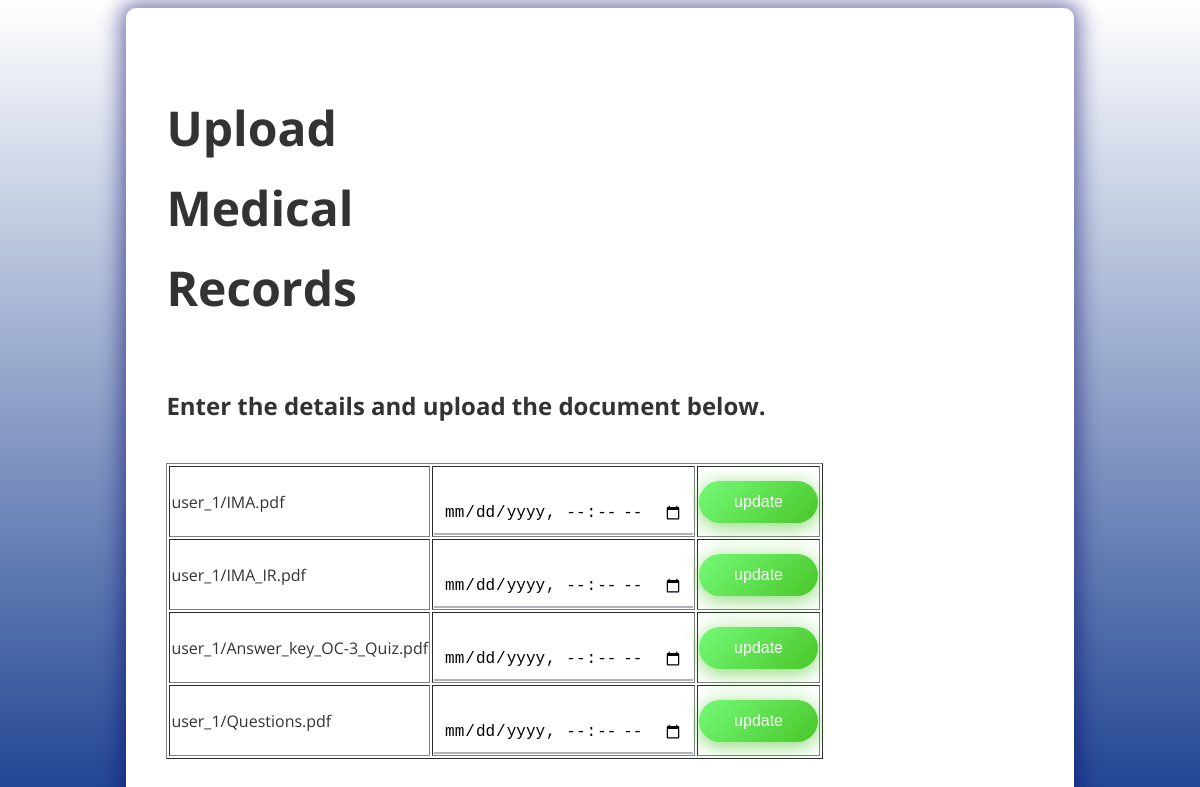
Before: /req_doc/ with the older database file.
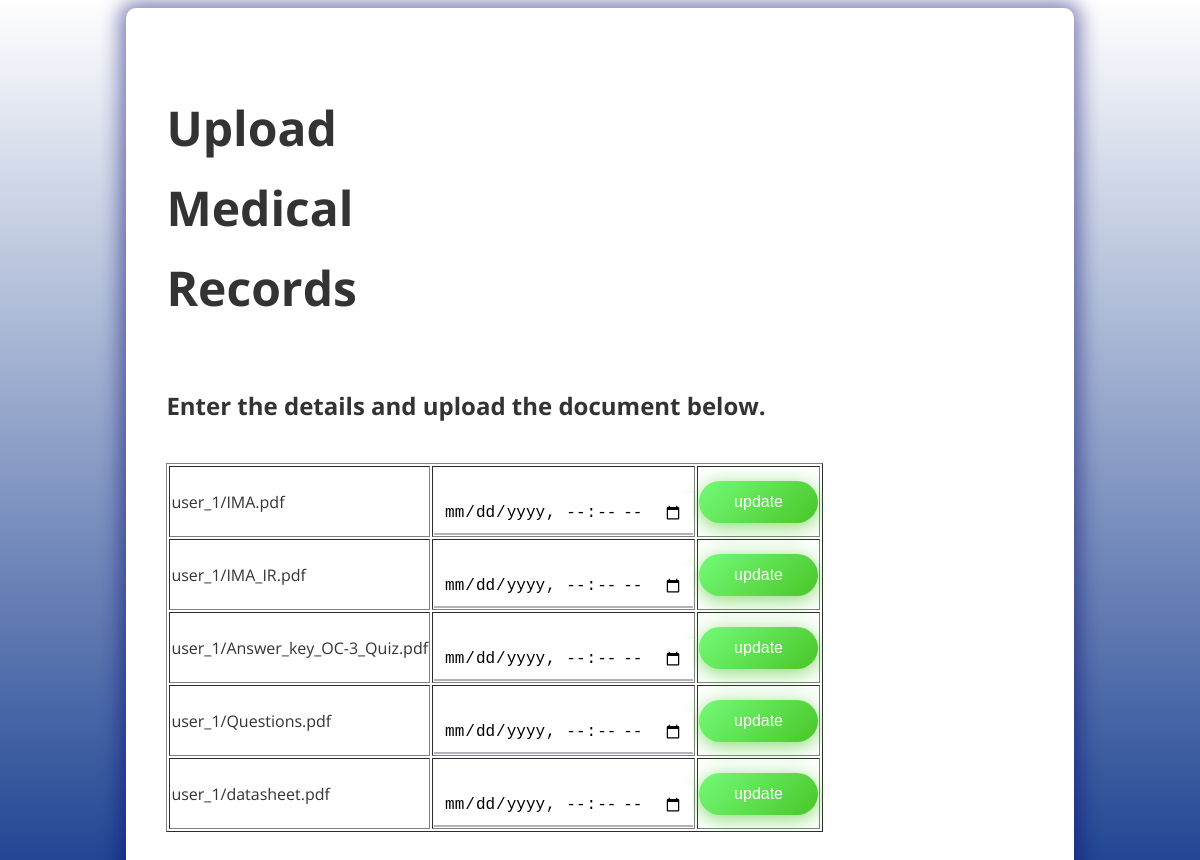
After: the same page with the newer database file.
### app/models.py (models this page shows)
class Records(models.Model):
	id = models.IntegerField(primary_key=True, auto_created=True)
	patient = models.ForeignKey('patient', on_delete=models.CASCADE)
	doctor = models.ForeignKey('doctor', on_delete=models.CASCADE)
	document = models.FileField(upload_to = user_directory_path)
	time_limit = models.DateTimeField(null=True, blank=True)
	approval_doc = models.CharField(max_length=1, default="B") # Y or N or B B is blank # for the doctor
	approval_rec = models.CharField(max_length=1, default="B") # Y or N or B B is blank # for the record

### app/views.py (the view)
# urls.py: url(r'^req_doc/$', views.req_doc, name='req_doc'),
def req_doc(request):
    documents = Records.objects.all()
    return render(request, './req_doc.html', { 'documents': documents })

### app/templates/req_doc.html (shortened to what this page needs)
{% load static %}
<html lang="en">
  <head>
    <link
      href="https://maxcdn.bootstrapcdn.com/font-awesome/4.7.0/css/font-awesome.min.css"
      rel="stylesheet"
    />
    <link rel="stylesheet" href={% static "./style.css" %} />
  </head>
  <body>
    <div class="box-form">
      <div class="right">
        <h5>Upload</h5>
        <h5>Medical</h5>
        <h5>Records</h5>
        <div class="inputs">
          <h2>Enter the details and upload the document below.</h2>
          <br />
		  <table border ="1">
		  {% csrf_token %} {% for choice in documents%}
		  <tr>
            <form method ="POST" action="approvedoc/{{ choice.id}}/">
			<td>{{choice.document}}</td>
			<td><input type = "datetime-local" name="time" value="{{choice.time_limit}}" ></input></td>
			<td> {% csrf_token %}<button type="submit"href="approvedoc/{{ choice.id}}"> update</button></td>
			</form>
		</tr>
		{% endfor %}
		  </table>
        </div>
      </div>
    </div>
  </body>
</html>

Changed rows visible on the page:
added Records: document "user_1/datasheet.pdf"
